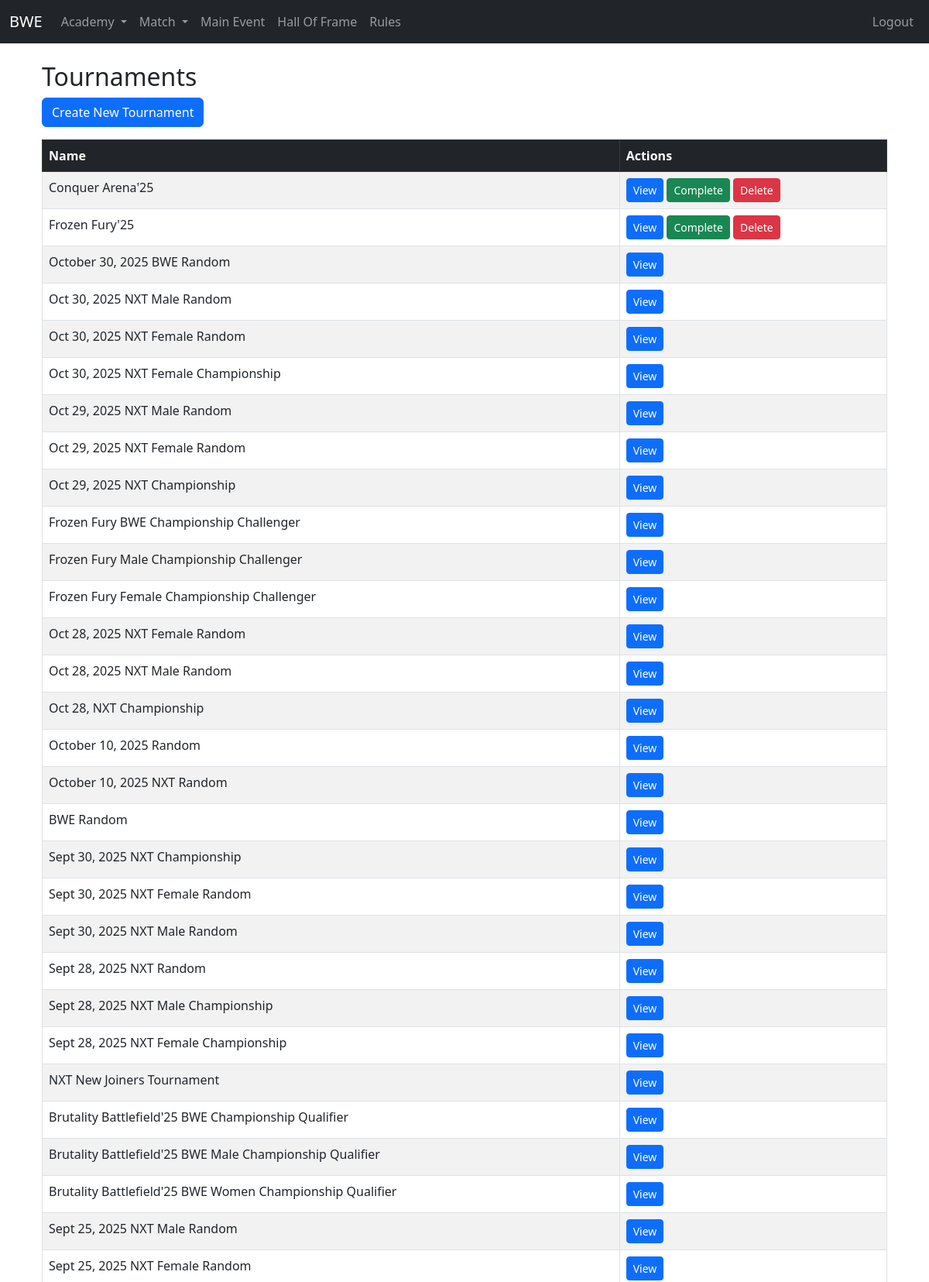
Screenshot of /match/tournament/ (signed in, upper part) with the database file from the repository.
### match/models.py (models this page shows, shortened)
class Tournament(models.Model):
    name = models.CharField(max_length=200)
    date = models.DateField()
    updated_at = models.DateTimeField(auto_now=True)
    is_completed = models.BooleanField(default=False)
    is_main_tournament = models.BooleanField(default=False)
    image_url = models.CharField(max_length=120, null=True, blank=True)

### match/views.py (the view)
# urls.py: path('tournament/', views.tournament_list, name='tournament_list'),
@login_required
def tournament_list(request):
    tournaments = Tournament.objects.all().order_by("is_completed", "is_main_tournament", "-date", "-updated_at")
    return render(request, 'matches/tournament/tournament_list.html', {'tournaments': tournaments})

### templates/matches/tournament/tournament_list.html (shortened to what this page needs)
{% extends "base.html" %}
{% block content %}
<div class="container mt-4">
    <h2>Tournaments</h2>
    <a href="{% url 'tournament_create' %}" class="btn btn-primary mb-3">Create New Tournament</a>
    <div class="table-responsive">
        <table class="table table-striped table-bordered">
            <thead class="table-dark">
                <tr>
                    <th>Name</th>
                    <th>Actions</th>
                </tr>
            </thead>
            <tbody id="table-body">
                {% include "matches/tournament/partials/table_body.html" %}
            </tbody>
        </table>
    </div>
</div>
{% endblock %}

### templates/matches/tournament/partials/table_body.html (shortened to what this page needs)
{% for tournament in tournaments %}
<tr>
    <td>{{ tournament.name }}</td>
    <td>
        <a href="{% url 'tournament_detail' tournament.pk %}" class="btn btn-primary btn-sm">View</a>
        {% if not tournament.is_completed %}
            <a href="{% url 'tournament_complete' tournament.pk %}" class="btn btn-success btn-sm">Complete</a>
            <a class="btn btn-danger btn-sm"
                hx-get="{% url 'tournament_delete' tournament.pk %}"
                hx-target="#dialog"
                hx-swap="innerHTML">
            Delete
            </a>
        {% endif %}
    </td>
</tr>
{% empty %}
<tr>
    <td colspan="8" class="text-center">No tournament available.</td>
</tr>
{% endfor %}

### rows the page displays
Tournament: name "Conquer Arena'25", is_completed "Complete"
Tournament: name "Frozen Fury'25", is_completed "Complete"
Tournament: name "October 30, 2025 BWE Random"
Tournament: name "Oct 30, 2025 NXT Male Random"
Tournament: name "Oct 30, 2025 NXT Female Random"
Tournament: name "Oct 30, 2025 NXT Female Championship"
Tournament: name "Oct 29, 2025 NXT Male Random"
Tournament: name "Oct 29, 2025 NXT Female Random"
Tournament: name "Oct 29, 2025 NXT Championship"
Tournament: name "Frozen Fury BWE Championship Challenger"
Tournament: name "Frozen Fury Male Championship Challenger"
Tournament: name "Frozen Fury Female Championship Challenger"
Tournament: name "Oct 28, 2025 NXT Female Random"
Tournament: name "Oct 28, 2025 NXT Male Random"
Tournament: name "Oct 28, NXT Championship"
Tournament: name "October 10, 2025 Random"
Tournament: name "October 10, 2025 NXT Random"
Tournament: name "BWE Random"
Tournament: name "Sept 30, 2025 NXT Championship"
Tournament: name "Sept 30, 2025 NXT Female Random"
Tournament: name "Sept 30, 2025 NXT Male Random"
Tournament: name "Sept 28, 2025 NXT Random"
Tournament: name "Sept 28, 2025 NXT Male Championship"
Tournament: name "Sept 28, 2025 NXT Female Championship"
Tournament: name "NXT New Joiners Tournament"
Tournament: name "Brutality Battlefield'25 BWE Championship Qualifier"
Tournament: name "Brutality Battlefield'25 BWE Male Championship Qualifier"
Tournament: name "Brutality Battlefield'25 BWE Women Championship Qualifier"
Tournament: name "Sept 25, 2025 NXT Male Random"
Tournament: name "Sept 25, 2025 NXT Female Random"
